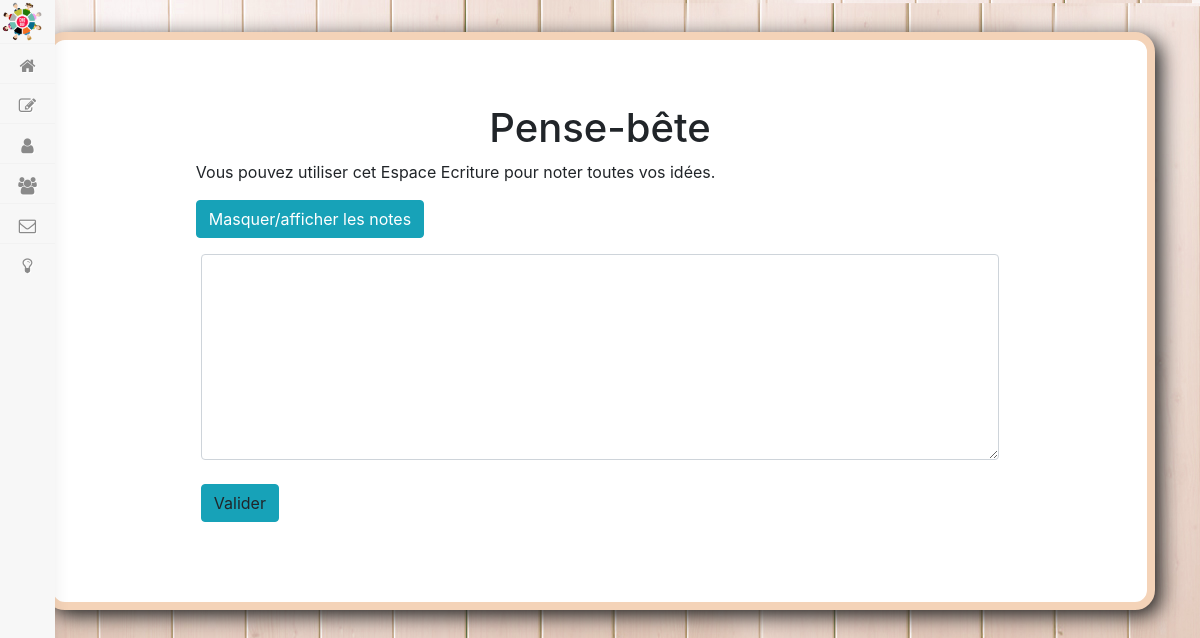
The app's page /admin.php?action=goToWriteStuff (signed in), older data.
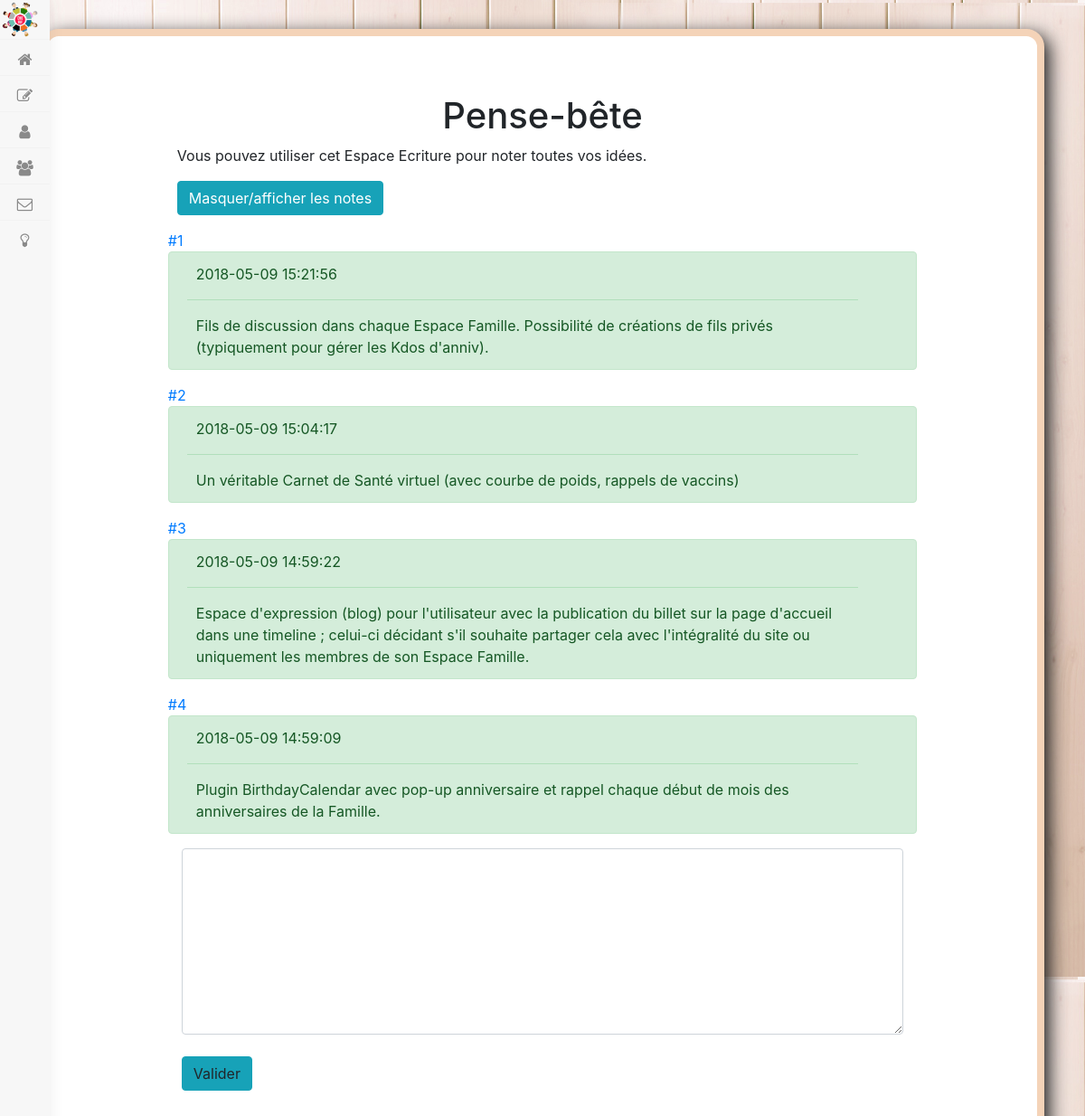
The same page, newer data.
### tables this page shows
CREATE TABLE IF NOT EXISTS `reminders` (
`idReminder` int(11) NOT NULL,
  `content` text,
  `reminderDate` datetime NOT NULL,
  `idMember` int(11) NOT NULL
);

### app/Controllers/backOffice.php (called while the page is built, shortened)
<?php
class BackOffice{
    function goToWriteStuff(){
        $adminManager = new \Src\Models\AdminManager();
        $getStuff = $adminManager -> getStuff()->fetchAll();
        require 'app/Views/backend/aReminder.php';
    }
}

### app/Models/adminManager.php (called while the page is built, shortened)
<?php
class AdminManager extends Manager
{
    public function getStuff(){
        $db = $this -> dbConnect();
        $getStuff = $db->query('SELECT * FROM reminders ORDER BY reminderDate DESC');
        return $getStuff;
    }
}

### app/Views/backend/aReminder.php (the view, shortened to what this page needs)
<?php require 'templateAdminHeader.php' ?>
<main role="main">
    <div class="jumbotron cardFamX cardJumbo">
        <div class="container col-xs-12 col-lg-10">
            <h1 class="display-5" id="test2" style="text-align:center;">Pense-bête</h1>
            <p>Vous pouvez utiliser cet Espace Ecriture pour noter toutes vos idées.</p>
            <p id="mask"><button class="btn btn-info">Masquer/afficher <span class="eraseThD">les notes</span></button></p>
<?php
$i = 1;
foreach($getStuff as $oneStuff){
?>
            <a href="admin.php?action=deleteNote&id=<?= $oneStuff['idReminder'] ?>" >#<?= $i ?></a>
            <div class="alert alert-success alert-dismissible fade show reminder " data-dismiss="alert" role="alert"><p><?= $oneStuff['reminderDate'] ?></p>
            <hr><p class="mb-0" ><?= $oneStuff['content'] ?></p></div>
<?php
$i++;
}
?>
            <form method="post">
                <div class="form-group col-sm-12">
                    <textarea class="form-control" id="writeStuff" name="writeStuff" rows="8" ></textarea><br />
                    <a class="btn btn-info" id="entry">Valider</a>
                </div>
            </form>
        </div>
    </div>
</main>
<?php require('templateAdmin.php'); ?>

Row changes from the older to the newer data that the page shows:
added reminders: reminderDate "2018-05-09 15:21:56", content "Fils de discussion dans chaque Espace Famille. Possibilité de créations de fils privés (typiquement pour gérer les Kdos d'anniv)."
added reminders: reminderDate "2018-05-09 15:04:17", content "Un véritable Carnet de Santé virtuel (avec courbe de poids, rappels de vaccins)"
added reminders: reminderDate "2018-05-09 14:59:22", content "Espace d'expression (blog) pour l'utilisateur avec la publication du billet sur la page d'accueil dans une timeline ; celui-ci décidant s'il souhaite partager cela avec l'intégralité du site ou uniquement les membres de son Espace Famille."
added reminders: reminderDate "2018-05-09 14:59:09", content "Plugin BirthdayCalendar avec pop-up anniversaire et rappel chaque début de mois des anniversaires de la Famille."
